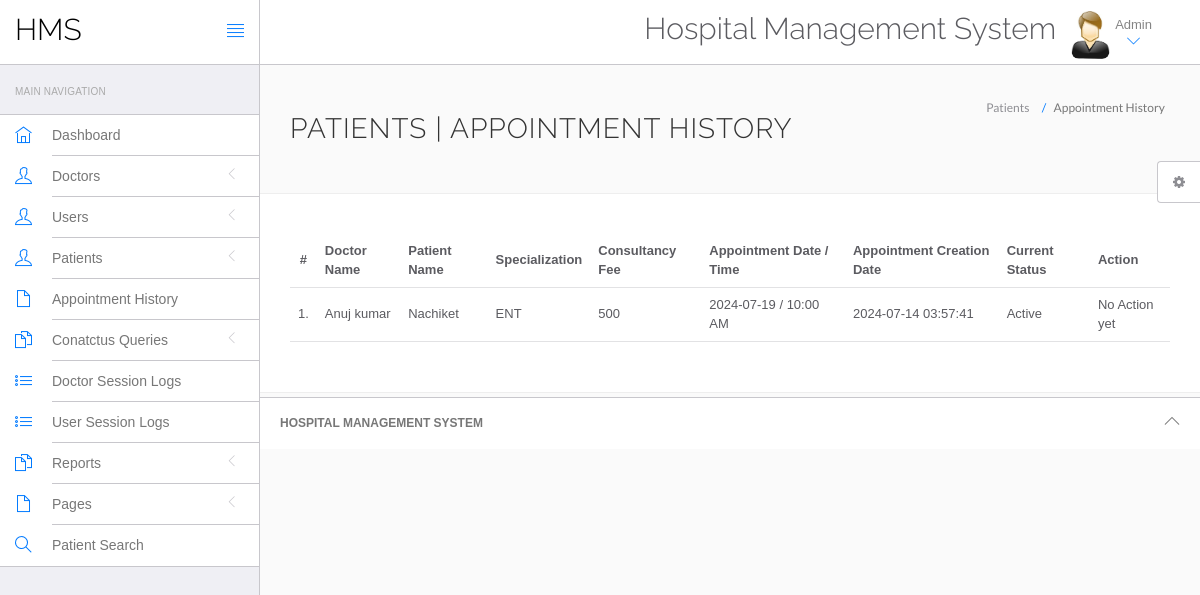
The app's page /hms/admin/appointment-history.php (signed in) with its own data.
### tables this page shows
CREATE TABLE `appointment` (
  `id` int(11) NOT NULL,
  `doctorSpecialization` varchar(255) DEFAULT NULL,
  `doctorId` int(11) DEFAULT NULL,
  `userId` int(11) DEFAULT NULL,
  `consultancyFees` int(11) DEFAULT NULL,
  `appointmentDate` varchar(255) DEFAULT NULL,
  `appointmentTime` varchar(255) DEFAULT NULL,
  `postingDate` timestamp NULL DEFAULT current_timestamp(),
  `userStatus` int(11) DEFAULT NULL,
  `doctorStatus` int(11) DEFAULT NULL,
  `updationDate` timestamp NULL DEFAULT NULL ON UPDATE current_timestamp()
);

CREATE TABLE `doctors` (
  `id` int(11) NOT NULL,
  `specilization` varchar(255) DEFAULT NULL,
  `doctorName` varchar(255) DEFAULT NULL,
  `address` longtext DEFAULT NULL,
  `docFees` varchar(255) DEFAULT NULL,
  `contactno` bigint(11) DEFAULT NULL,
  `docEmail` varchar(255) DEFAULT NULL,
  `password` varchar(255) DEFAULT NULL,
  `creationDate` timestamp NULL DEFAULT current_timestamp(),
  `updationDate` timestamp NULL DEFAULT NULL ON UPDATE current_timestamp()
);

CREATE TABLE `users` (
  `id` int(11) NOT NULL,
  `fullName` varchar(255) DEFAULT NULL,
  `address` longtext DEFAULT NULL,
  `city` varchar(255) DEFAULT NULL,
  `gender` varchar(255) DEFAULT NULL,
  `email` varchar(255) DEFAULT NULL,
  `password` varchar(255) DEFAULT NULL,
  `regDate` timestamp NULL DEFAULT current_timestamp(),
  `updationDate` timestamp NULL DEFAULT NULL ON UPDATE current_timestamp()
);

### hms/admin/appointment-history.php (the view, shortened to what this page needs)
<?php
include('include/config.php');
if(strlen($_SESSION['id']==0)) {
 header('location:logout.php');
  } else{
?>
<!DOCTYPE html>
<html lang="en">
	<head>
		<link rel="stylesheet" href="vendor/bootstrap/css/bootstrap.min.css">
		<link rel="stylesheet" href="vendor/fontawesome/css/font-awesome.min.css">
		<link rel="stylesheet" href="vendor/themify-icons/themify-icons.min.css">
		<link href="vendor/animate.css/animate.min.css" rel="stylesheet" media="screen">
		<link href="vendor/perfect-scrollbar/perfect-scrollbar.min.css" rel="stylesheet" media="screen">
		<link href="vendor/switchery/switchery.min.css" rel="stylesheet" media="screen">
		<link href="vendor/bootstrap-touchspin/jquery.bootstrap-touchspin.min.css" rel="stylesheet" media="screen">
		<link href="vendor/select2/select2.min.css" rel="stylesheet" media="screen">
		<link href="vendor/bootstrap-datepicker/bootstrap-datepicker3.standalone.min.css" rel="stylesheet" media="screen">
		<link href="vendor/bootstrap-timepicker/bootstrap-timepicker.min.css" rel="stylesheet" media="screen">
		<link rel="stylesheet" href="assets/css/styles.css">
		<link rel="stylesheet" href="assets/css/plugins.css">
		<link rel="stylesheet" href="assets/css/themes/theme-1.css" id="skin_color" />
	</head>
	<body>
		<div id="app">
<?php include('include/sidebar.php');?>
			<div class="app-content">
					<?php include('include/header.php');?>
				<div class="main-content" >
					<div class="wrap-content container" id="container">
						<section id="page-title">
							<div class="row">
								<div class="col-sm-8">
									<h1 class="mainTitle">Patients  | Appointment History</h1>
																	</div>
								<ol class="breadcrumb">
									<li>
										<span>Patients </span>
									</li>
									<li class="active">
										<span>Appointment History</span>
									</li>
								</ol>
							</div>
						</section>
						<div class="container-fluid container-fullw bg-white">
									<div class="row">
								<div class="col-md-12">
									<table class="table table-hover" id="sample-table-1">
										<thead>
											<tr>
												<th class="center">#</th>
												<th class="hidden-xs">Doctor Name</th>
												<th>Patient Name</th>
												<th>Specialization</th>
												<th>Consultancy Fee</th>
												<th>Appointment Date / Time </th>
												<th>Appointment Creation Date  </th>
												<th>Current Status</th>
												<th>Action</th>
											</tr>
										</thead>
										<tbody>
<?php
$sql=mysqli_query($con,"select doctors.doctorName as docname,users.fullName as pname,appointment.*  from appointment join doctors on doctors.id=appointment.doctorId join users on users.id=appointment.userId ");
$cnt=1;
while($row=mysqli_fetch_array($sql))
{
?>
											<tr>
												<td class="center"><?php echo $cnt;?>.</td>
												<td class="hidden-xs"><?php echo $row['docname'];?></td>
												<td class="hidden-xs"><?php echo $row['pname'];?></td>
												<td><?php echo $row['doctorSpecialization'];?></td>
												<td><?php echo $row['consultancyFees'];?></td>
												<td><?php echo $row['appointmentDate'];?> / <?php echo
												 $row['appointmentTime'];?>
												</td>
												<td><?php echo $row['postingDate'];?></td>
												<td>
<?php if(($row['userStatus']==1) && ($row['doctorStatus']==1))
{
	echo "Active";
}
												?></td>
												<td >
												<div class="visible-md visible-lg hidden-sm hidden-xs">
							<?php if(($row['userStatus']==1) && ($row['doctorStatus']==1))
{
echo "No Action yet";
	 } else {
		echo "Canceled";
		} ?>
												</div>
												</td>
											</tr>
											<?php
$cnt=$cnt+1;
											 }?>
										</tbody>
									</table>
								</div>
							</div>
								</div>
					</div>
				</div>
			</div>
	<?php include('include/footer.php');?>
	<?php include('include/setting.php');?>
		</div>
	</body>
</html>
<?php } ?>

### hms/admin/assets/css/themes/theme-1.css (style rules this page uses)
body { background: #FAFAFA; }

### records on screen
appointment: doctorId.doctorName "Anuj kumar", userId.fullName "Nachiket", doctorSpecialization "ENT", consultancyFees "500", appointmentDate "2024-07-19", appointmentTime "10:00 AM", postingDate "2024-07-14 03:57:41", userStatus "Active"
